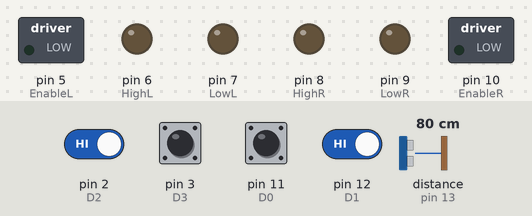
This sketch was run on a simulated Arduino Uno, built with avr-gcc and run on an emulated ATmega328P. On the bench: switched loads named in the sketch (green lamp = pin HIGH), output pins drawn as LEDs (lit = HIGH). Wiring (inferred from the names in the program): ultrasonic range finder: trigger pin 4; echo pin 13. Inputs (shaded band) come from the test bench; at power-on: pin 2 (D2), pin 3 (D3), pin 11 (D0), pin 12 (D1) HIGH, distance to the obstacle (sensor on pin 13) 80 cm. The echo pulse lasts 58.3 µs per cm; pins used as bus, display or sensor lines are not drawn.

Above: at 1.5 s.
1.6 s: pin 2 (D2) driven LOW and pin 12 (D1) driven LOW
At 5.4 s:
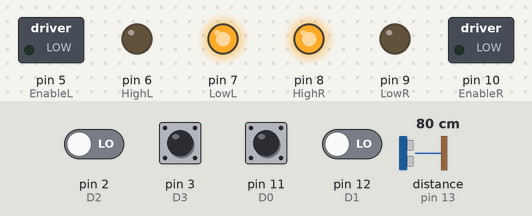
At 11.1 s:
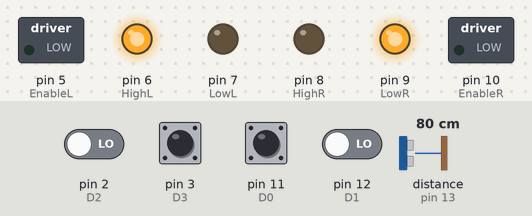
Timing chart, 0 to 13.6 s (numbered marks = the images above; inputs shaded):
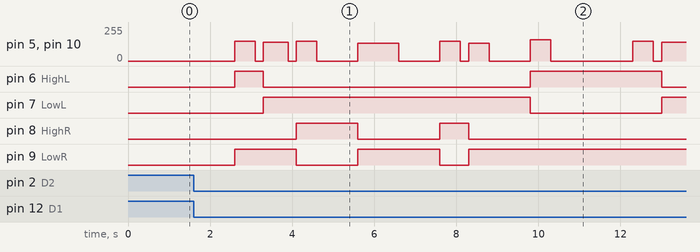

The sketch:

arduino_code.ino
```cpp
#define trigPin 4
#define echoPin 13
const int EnableL = 5;
const int HighL = 6;       // LEFT SIDE MOTOR
const int LowL =7;

const int EnableR = 10;
const int HighR = 8;       //RIGHT SIDE MOTOR
const int LowR =9;

const int D0 = 11;       //Raspberry pin 21    LSB
const int D1 = 12;       //Raspberry pin 22
const int D2 = 2;       //Raspberry pin 23
const int D3 = 3;       //Raspberry pin 24    MSB

long time =0;
long distance = 0;

int a,b,c,d,data;
const int max = 120;
const int low = 10;
const int medium = 25;
const int high = 45;

void setup() {
pinMode(EnableL, OUTPUT);
pinMode(HighL, OUTPUT);
pinMode(LowL, OUTPUT);

pinMode(trigPin, OUTPUT);
pinMode(echoPin, INPUT);

pinMode(EnableR, OUTPUT);
pinMode(HighR, OUTPUT);
pinMode(LowR, OUTPUT);

pinMode(D0, INPUT_PULLUP);
pinMode(D1, INPUT_PULLUP);
pinMode(D2, INPUT_PULLUP);
pinMode(D3, INPUT_PULLUP);

delay(300);

}

void Data()
{
   a = digitalRead(D0);
   b = digitalRead(D1);
   c = digitalRead(D2);
   d = digitalRead(D3);

   data = 8*d+4*c+2*b+a;
}
void Forward()
{
  digitalWrite(HighL, LOW);
  digitalWrite(LowL, HIGH);
  analogWrite(EnableL,max-20);

  digitalWrite(HighR, LOW);
  digitalWrite(LowR, HIGH);
  analogWrite(EnableR,max-20);

}
void Stop()
{

  analogWrite(EnableL,0);
  analogWrite(EnableR,0);

}
void Left1()
{
  digitalWrite(HighL, LOW);
  digitalWrite(LowL, HIGH);
  analogWrite(EnableL,high);

  digitalWrite(HighR, LOW);
  digitalWrite(LowR, HIGH);
  analogWrite(EnableR,max);

}
void Left2()
{
  digitalWrite(HighL, LOW);
  digitalWrite(LowL, HIGH);
  analogWrite(EnableL,medium);

  digitalWrite(HighR, LOW);
  digitalWrite(LowR, HIGH);
  analogWrite(EnableR,max);

}
void Left3()
{
  digitalWrite(HighL, LOW);
  digitalWrite(LowL, HIGH);
  analogWrite(EnableL,low);

  digitalWrite(HighR, LOW);
  digitalWrite(LowR, HIGH);
  analogWrite(EnableR,max);

}
void Right1()
{
  digitalWrite(HighL, LOW);
  digitalWrite(LowL, HIGH);
  analogWrite(EnableL,max);

  digitalWrite(HighR, LOW);
  digitalWrite(LowR, HIGH);
  analogWrite(EnableR,high);  //200

}
void Right2()
{
  digitalWrite(HighL, LOW);
  digitalWrite(LowL, HIGH);
  analogWrite(EnableL,max);

  digitalWrite(HighR, LOW);
  digitalWrite(LowR, HIGH);
  analogWrite(EnableR,medium);   //160

}
void Right3()
{
  digitalWrite(HighL, LOW);
  digitalWrite(LowL, HIGH);
  analogWrite(EnableL,max);

  digitalWrite(HighR, LOW);
  digitalWrite(LowR, HIGH);
  analogWrite(EnableR,low);   //100

}
void Stop_sign(){
    analogWrite(EnableL,0);
    analogWrite(EnableR,0);
    delay(3000);

    analogWrite(EnableL,110);
    analogWrite(EnableR,110);
    delay(800);
}
void Car(){

  analogWrite(EnableL, 0);
  analogWrite(EnableR, 0);            //stop
  delay(1000);

  digitalWrite(HighL, HIGH);
  digitalWrite(LowL, LOW);
  digitalWrite(HighR, LOW);
  digitalWrite(LowR, HIGH);        //left
  analogWrite(EnableL, 150);
  analogWrite(EnableR, 150);
  delay(500);

  analogWrite(EnableL, 0);
  analogWrite(EnableR, 0);            //stop
  delay(200);

  digitalWrite(HighL, LOW);
  digitalWrite(LowL, HIGH);           //forward
  digitalWrite(HighR, LOW);
  digitalWrite(LowR, HIGH);
  analogWrite(EnableL, 140);
  analogWrite(EnableR, 140);
  delay(600);

  analogWrite(EnableL, 0);           //stop
  analogWrite(EnableR, 0);
  delay(200);

  digitalWrite(HighL, LOW);
  digitalWrite(LowL, HIGH);
  digitalWrite(HighR, HIGH);         //right
  digitalWrite(LowR, LOW);
  analogWrite(EnableL, 150);
  analogWrite(EnableR, 150);
  delay(500);

  analogWrite(EnableL, 0);               //stop
  analogWrite(EnableR, 0);
  delay(1000);


  digitalWrite(HighL, LOW);
  digitalWrite(LowL, HIGH);
  digitalWrite(HighR, LOW);       // forward
  digitalWrite(LowR, HIGH);
  analogWrite(EnableL, 135);
  analogWrite(EnableR, 135);
  delay(1000);

    analogWrite(EnableL, 0);               //stop
  analogWrite(EnableR, 0);
  delay(1000);

    digitalWrite(HighL, LOW);
  digitalWrite(LowL, HIGH);
  digitalWrite(HighR, HIGH);         //right
  digitalWrite(LowR, LOW);
  analogWrite(EnableL, 150);
  analogWrite(EnableR, 150);
  delay(500);

    analogWrite(EnableL, 0);               //stop
  analogWrite(EnableR, 0);
  delay(200);

  digitalWrite(HighL, LOW);
  digitalWrite(LowL, HIGH);           //forward
  digitalWrite(HighR, LOW);
  digitalWrite(LowR, HIGH);
  analogWrite(EnableL, 135);
  analogWrite(EnableR, 135);
  delay(500);

  analogWrite(EnableL, 0);               //stop
  analogWrite(EnableR, 0);
  delay(1000);

    digitalWrite(HighL, HIGH);
  digitalWrite(LowL, LOW);
  digitalWrite(HighR, LOW);
  digitalWrite(LowR, HIGH);        //left
  analogWrite(EnableL, 160);
  analogWrite(EnableR, 160);
  delay(500);

    analogWrite(EnableL, 0);               //stop
  analogWrite(EnableR, 0);
  delay(1000);
}
void loop()
{
  digitalWrite(trigPin, LOW);
  delayMicroseconds(2);
  digitalWrite(trigPin, HIGH);
  delayMicroseconds(10);
  digitalWrite(trigPin, LOW);

  time = pulseIn(echoPin, HIGH);
  distance = (time / 2) * 0.0348;

  Data();

  if(data==0)
   {
     Forward();
   }

  else if(data==1)
   {
     Right1();
   }

  else if(data==2)
   {
     Right2();
   }

  else if(data==3)
   {
     Right3();
   }

  else if(data==4)
   {
     Left1();
   }

  else if(data==5)
   {
     Left2();
   }

  else if(data==6)
   {
     Left3();
   }
   else if(data==7)
  {
    Stop();
  }
   else if(data==8)
  {
    Stop_sign();
  }
  else if(data==9){
    Car();
  }
  else if (data == 10){
    Stop();
  }
  else if (distance <= 15 && data != 9) {
    Stop();
  }

}
```

Measured:
- after the input at 1.6 s, pin 5 (EnableL): 0/255 → 150/255 after 1.0 s, → 0/255 0.50 s later, → 140/255 0.20 s later, → 0/255 0.60 s later, … (17 changes in this stretch); pin 6 (HighL): LOW → HIGH after 1.0 s, → LOW 0.70 s later, → HIGH 6.5 s later, → LOW 3.2 s later
